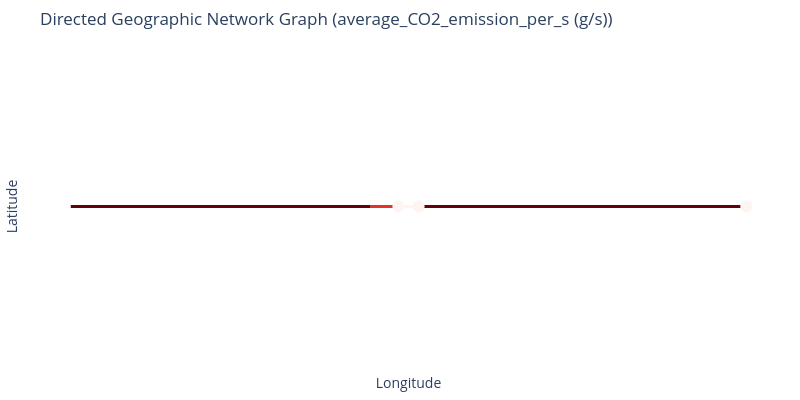

Notebook code cell kept with this figure:
### Code cell
fig = plot_gdf_eventtable(gdf_eventtable_energy_fuel, attr='average_CO2_emission_per_s (g/s)')
fig.show()

### Figure 1 — Plotly figure (JSON) as saved in the notebook; plotly's stock layout.template omitted (floating-point values rounded to 4 significant figures)
{"data": [{"hovertext": "average_CO2_emission_per_s (g/s): 20.881917531399647", "line": {"color": "rgb(255, 245, 240)", "width": 3}, "mode": "lines", "type": "scatter", "x": [-0.001347, 0.001347], "y": [0, 0]}, {"hovertext": "average_CO2_emission_per_s (g/s): 20.881917531399647", "line": {"color": "rgb(255, 245, 240)", "width": 3}, "mode": "lines", "type": "scatter", "x": [-0.001797, -0.001347], "y": [0, 0]}, {"hovertext": "average_CO2_emission_per_s (g/s): 132.60809866166224", "line": {"color": "rgb(230, 50, 40)", "width": 3}, "mode": "lines", "type": "scatter", "x": [-0.00512, -0.001797], "y": [0, 0]}, {"hovertext": "average_CO2_emission_per_s (g/s): 191.18075168845326", "line": {"color": "rgb(103, 0, 13)", "width": 3}, "mode": "lines", "type": "scatter", "x": [-0.04492, -0.00512], "y": [0, 0]}, {"hovertext": "average_CO2_emission_per_s (g/s): 20.881917459558355", "line": {"color": "rgb(255, 245, 240)", "width": 3}, "mode": "lines", "type": "scatter", "x": [0.001347, 0.001797], "y": [0, 0]}, {"hovertext": "average_CO2_emission_per_s (g/s): 191.3049419994521", "line": {"color": "rgb(103, 0, 13)", "width": 3}, "mode": "lines", "type": "scatter", "x": [0.001797, 0.00512], "y": [0, 0]}, {"hovertext": "average_CO2_emission_per_s (g/s): 191.17556658181033", "line": {"color": "rgb(103, 0, 13)", "width": 3}, "mode": "lines", "type": "scatter", "x": [0.00512, 0.04492], "y": [0, 0]}, {"hovertext": "average_CO2_emission_per_s (g/s): 17.486946930118194", "marker": {"color": "rgb(255, 245, 240)", "size": 12}, "mode": "markers", "type": "scatter", "x": [-0.001347], "y": [0]}, {"hovertext": "average_CO2_emission_per_s (g/s): 17.486946930118194", "marker": {"color": "rgb(255, 245, 240)", "size": 12}, "mode": "markers", "type": "scatter", "x": [0.001347], "y": [0]}, {"hovertext": "average_CO2_emission_per_s (g/s): 17.486946930118194", "marker": {"color": "rgb(255, 245, 240)", "size": 12}, "mode": "markers", "type": "scatter", "x": [0.04492], "y": [0]}], "layout": {"height": 400, "margin": {"b": 20, "l": 20, "r": 20, "t": 50}, "plot_bgcolor": "white", "showlegend": false, "title": {"text": "Directed Geographic Network Graph (average_CO2_emission_per_s (g/s))"}, "width": 800, "xaxis": {"range": [-0.04941, 0.04941], "showgrid": false, "showticklabels": false, "title": {"text": "Longitude"}, "zeroline": false}, "yaxis": {"range": [-1, 1], "showgrid": false, "showticklabels": false, "title": {"text": "Latitude"}, "zeroline": false}}}
